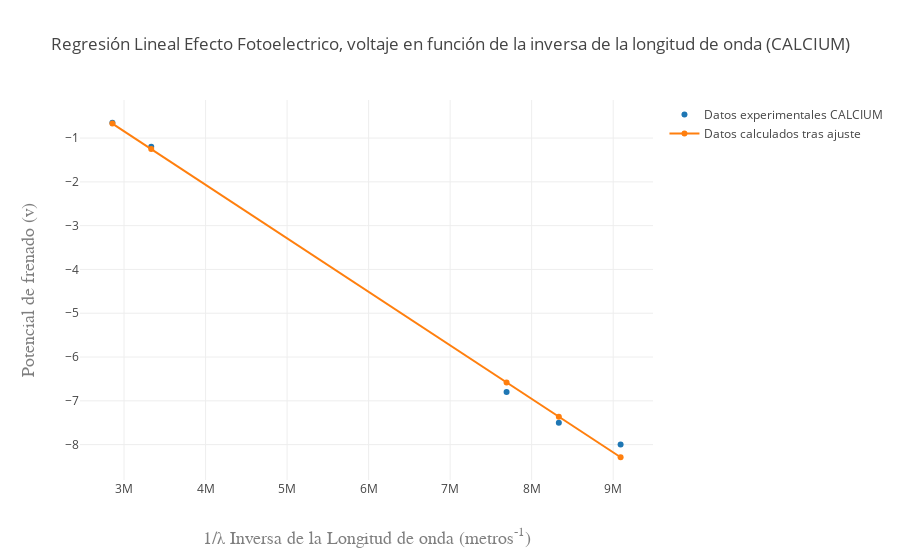

This figure's notebook cell:
### Code cell
var datos3 = [
  { x: inversa_de_longitudes_de_onda3, 
    y: voltajes_medidos3, name: 'Datos experimentales CALCIUM' , mode: 'markers'
   },
  { x: inversa_de_longitudes_de_onda3, 
    y: voltajes_de_frenado_calculados3, name: 'Datos calculados tras ajuste' 
    }
  
];
var layout3 = {
  title: 'Regresión Lineal Efecto Fotoelectrico, voltaje en función de la inversa de la longitud de onda (CALCIUM)',
  xaxis: { title: '1/λ Inversa de la Longitud de onda (metros<sup>-1</sup>)',
    titlefont: { family: 'Courier New, monospace', size: 18, color: '#7f7f7f' }
   
        },
  yaxis: {
    title: 'Potencial de frenado (v)',
     titlefont: {family: 'Courier New, monospace', size: 18, color: '#7f7f7f' }
    
  }
};
Plotly(datos3, layout3,);

### Figure 1 — Plotly figure (JSON) as saved in the notebook; plotly's stock layout.template omitted (floating-point values rounded to 4 significant figures)
{"data": [{"x": [9091000.0, 8333000.0, 7692000.0, 3333000.0, 2857000.0], "y": [-8, -7.5, -6.8, -1.2, -0.65], "name": "Datos experimentales CALCIUM", "mode": "markers"}, {"x": [9091000.0, 8333000.0, 7692000.0, 3333000.0, 2857000.0], "y": [-8.288, -7.362, -6.579, -1.251, -0.6691], "name": "Datos calculados tras ajuste"}], "layout": {"title": "Regresión Lineal Efecto Fotoelectrico, voltaje en función de la inversa de la longitud de onda (CALCIUM)", "xaxis": {"title": "1/λ Inversa de la Longitud de onda (metros<sup>-1</sup>)", "titlefont": {"family": "Courier New, monospace", "size": 18, "color": "#7f7f7f"}}, "yaxis": {"title": "Potencial de frenado (v)", "titlefont": {"family": "Courier New, monospace", "size": 18, "color": "#7f7f7f"}}}}
